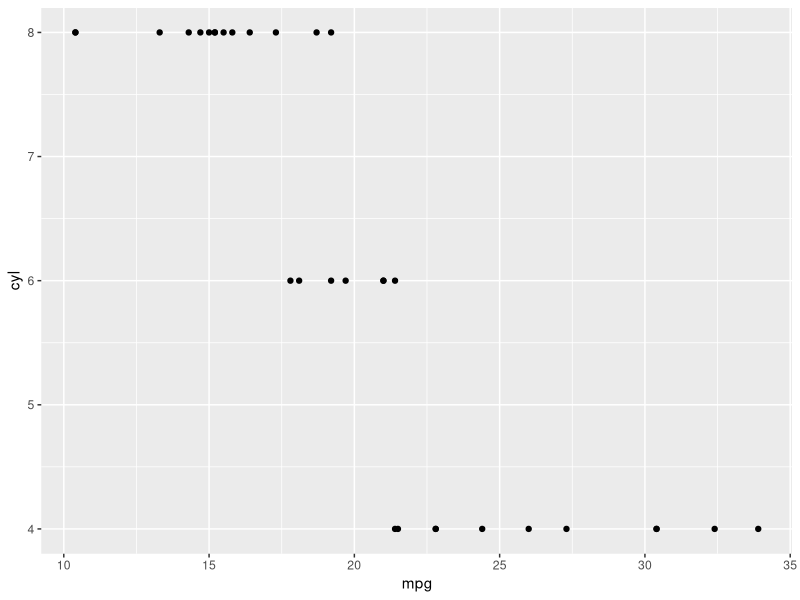
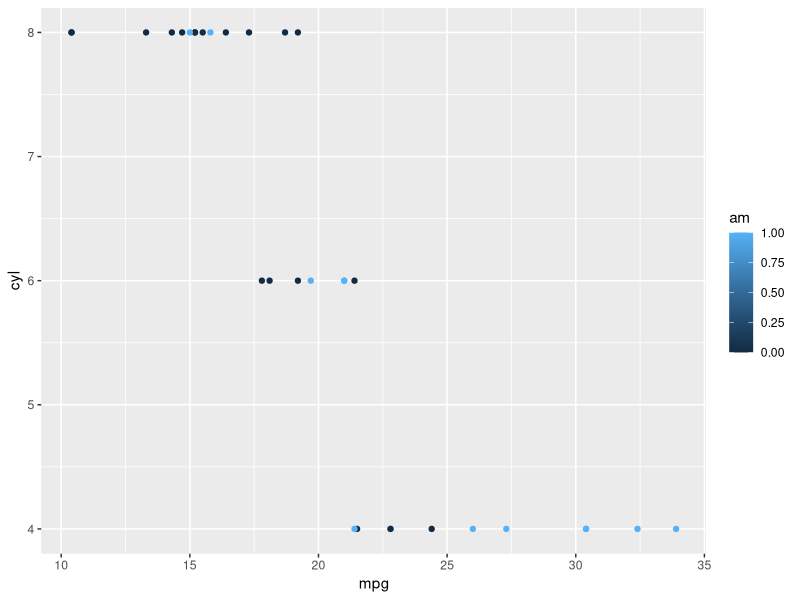
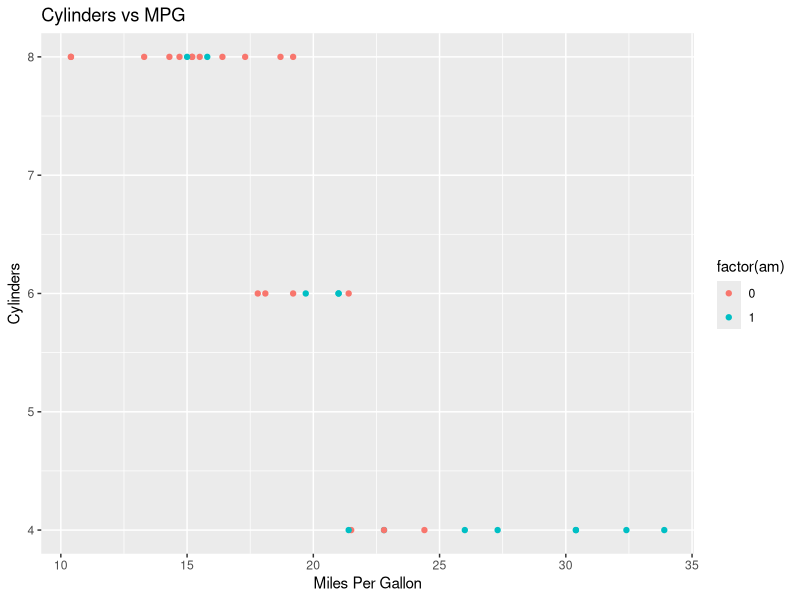
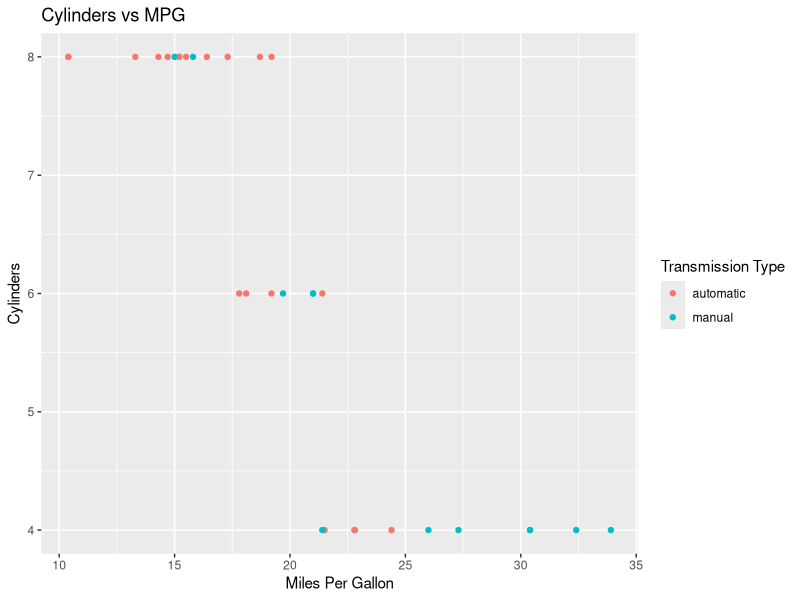
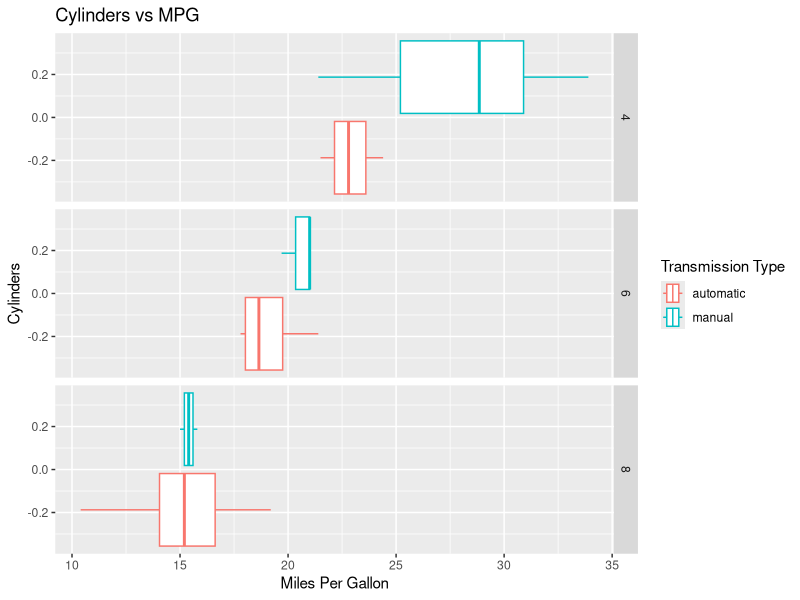

Write the R code that produced these figures, in order.
## ---- chunk 1
?mtcars
## ---- chunk 2
library(tidyverse)
view(mtcars)
## ---- chunk 3
mtcars |>
  ggplot(mapping = aes(mpg,cyl))+
  geom_point()
## ---- chunk 4
mtcars |>
  ggplot(aes(mpg,cyl,color= am))+
  geom_point() 
## ---- chunk 5
mtcars |>
  ggplot(aes(mpg,cyl,color= factor(am)))+
  geom_point()+
  #scale_fill_brewer(palette = "blues") +
  labs(title = "Cylinders vs MPG",x="Miles Per Gallon",y="Cylinders")
## ---- chunk 6
mtcars |>
  ggplot(aes(mpg,cyl,color= factor(am)))+
  geom_point()+
  scale_fill_brewer(palette = "YlOrRd") +
  scale_color_discrete(name="Transmission Type",
                      breaks=c("0","1"),
                      labels=c("automatic","manual"))+
  labs(title = "Cylinders vs MPG",x="Miles Per Gallon",y="Cylinders")
## ---- chunk 7
mtcars |>
  ggplot(aes(mpg,color= factor(am)))+
  geom_boxplot()+
  facet_grid(rows=vars(cyl)) +
  scale_fill_brewer(palette = "YlOrRd") +
  scale_color_discrete(name="Transmission Type",
                      breaks=c("0","1"),
                      labels=c("automatic","manual"))+
  labs(title = "Cylinders vs MPG",x="Miles Per Gallon",y="Cylinders")
